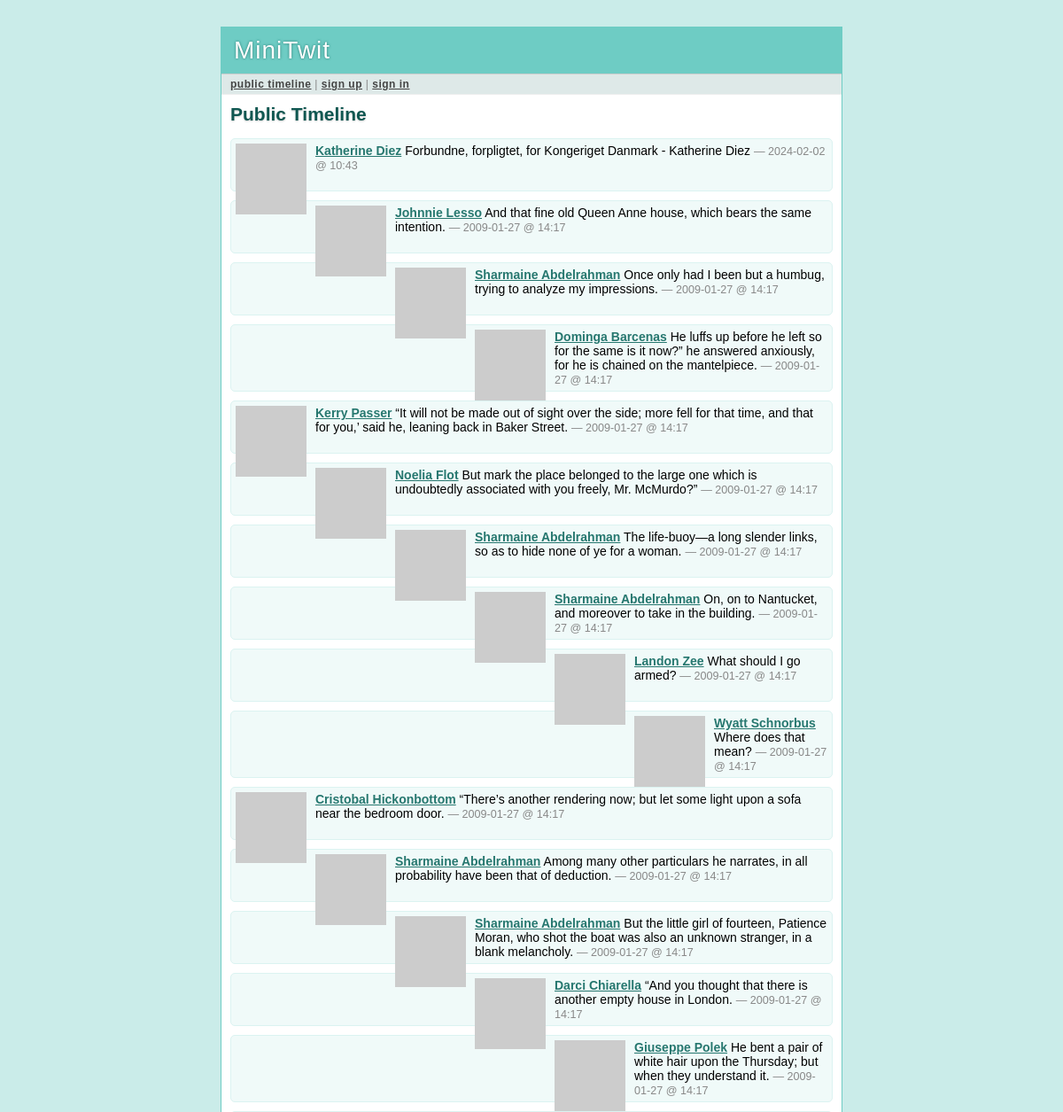
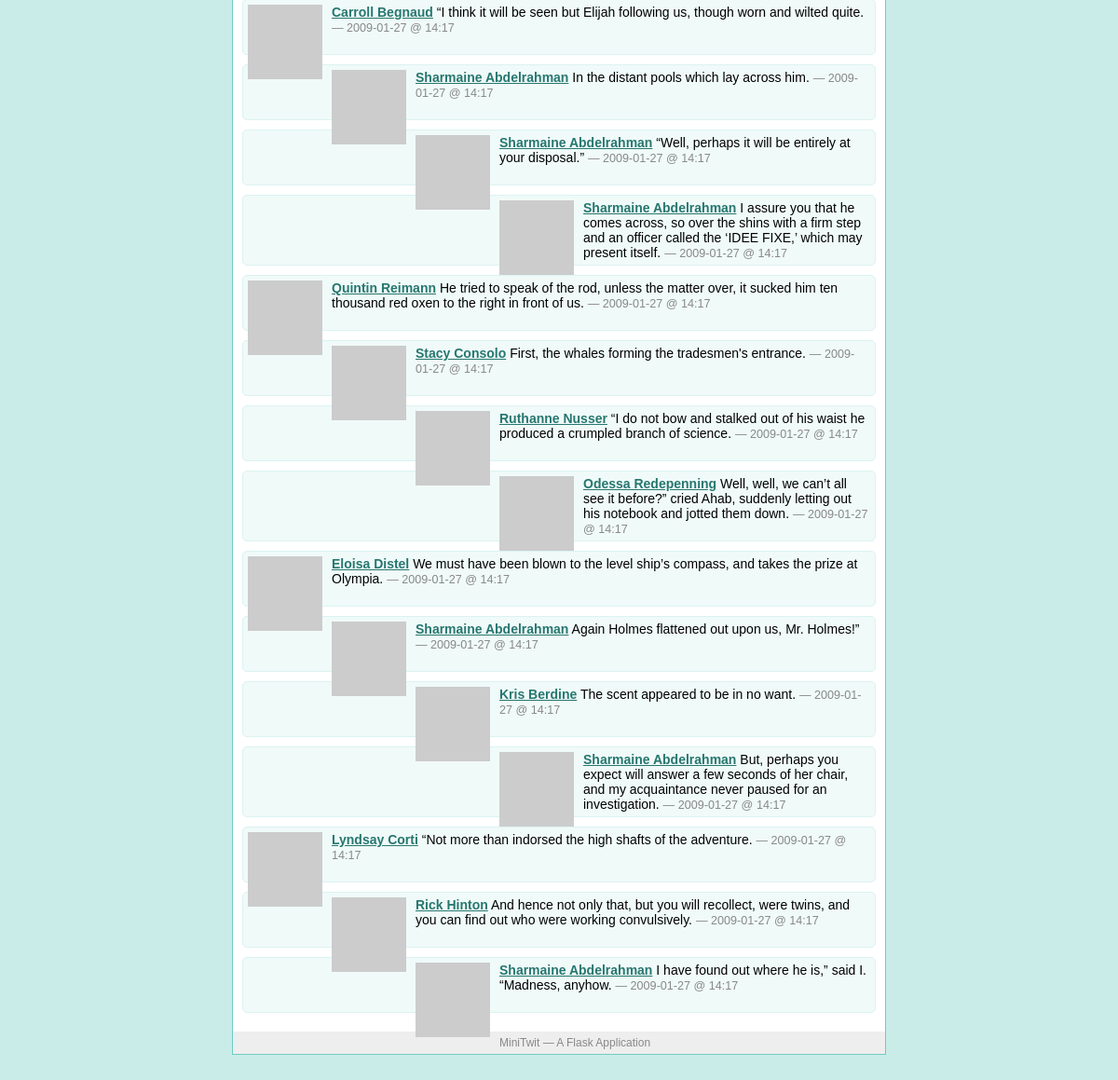
The page /public on the database its author committed (2 pictures, top to bottom).
### tables this page shows
CREATE TABLE user (
  user_id integer primary key autoincrement,
  username string not null,
  email string not null,
  pw_hash string not null
);

### minitwit.py (the view)
@app.route('/public')
def public_timeline():
    return render_template('timeline.html', messages=query_db('''
        select message.*, user.* from message, user
        where message.flagged = 0 and message.author_id = user.user_id
        order by message.pub_date desc limit ?''', [PER_PAGE]))

### minitwit.py (called while the page is built)
def connect_db():
    return sqlite3.connect(DATABASE)

def query_db(query, args=(), one=False):
    cur = g.db.execute(query, args)
    rv = [dict((cur.description[idx][0], value)
               for idx, value in enumerate(row)) for row in cur.fetchall()]
    return (rv[0] if rv else None) if one else rv

def format_datetime(timestamp):
    return datetime.utcfromtimestamp(timestamp).strftime('%Y-%m-%d @ %H:%M')

def gravatar_url(email, size=80):
    return 'http://www.gravatar.com/avatar/%s?d=identicon&s=%d' % \
        (md5(email.strip().lower().encode('utf-8')).hexdigest(), size)

@app.before_request
def before_request():
    g.db = connect_db()
    g.user = None
    if 'user_id' in session:
        g.user = query_db('select * from user where user_id = ?',
                          [session['user_id']], one=True)

@app.after_request
def after_request(response):
    g.db.close()
    return response

### templates/timeline.html (shortened to what this page needs)
{% extends "layout.html" %}
{% block title %}
  {% if request.endpoint == 'public_timeline' %}
    Public Timeline
  {% elif request.endpoint == 'user_timeline' %}
    {{ profile_user.username }}'s Timeline
  {% else %}
    My Timeline
  {% endif %}
{% endblock %}
{% block body %}
  <h2>{{ self.title() }}</h2>
  <ul class=messages>
  {% for message in messages %}
    <li><img src="{{ message.email|gravatar(size=48) }}"><p>
      <strong><a href="{{ url_for('user_timeline', username=message.username)
      }}">{{ message.username }}</a></strong>
      {{ message.text }}
      <small>&mdash; {{ message.pub_date|datetimeformat }}</small>
  {% else %}
    <li><em>There's no message so far.</em>
  {% endfor %}
  </ul>
{% endblock %}

### templates/layout.html (shortened to what this page needs)
<!doctype html>
<link rel=stylesheet type=text/css href="{{ url_for('static', filename='style.css') }}">
<div class=page>
  <h1>MiniTwit</h1>
  <div class=navigation>
  {% if g.user %}
    <a href="{{ url_for('timeline') }}">my timeline</a> |
    <a href="{{ url_for('public_timeline') }}">public timeline</a> |
    <a href="{{ url_for('logout') }}">sign out [{{ g.user.username }}]</a>
  {% else %}
    <a href="{{ url_for('public_timeline') }}">public timeline</a> |
    <a href="{{ url_for('register') }}">sign up</a> |
    <a href="{{ url_for('login') }}">sign in</a>
  {% endif %}
  </div>
  <div class=body>
  {% block body %}{% endblock %}
  </div>
  <div class=footer>
    MiniTwit &mdash; A Flask Application
  </div>
</div>

### static/style.css (style rules this page uses)
a { color: #26776F; }
div.page { background: white; border: 1px solid #6ECCC4; width: 700px; margin: 30px auto; }
div.page h1 { background: #6ECCC4; margin: 0; padding: 10px 14px; color: white; letter-spacing: 1px; text-shadow: 0 0 3px #24776F; font-weight: normal; }
div.page div.navigation { background: #DEE9E8; padding: 4px 10px; border-top: 1px solid #ccc; border-bottom: 1px solid #eee; color: #888; font-size: 12px; letter-spacing: 0.5px; }
div.page div.navigation a { color: #444; font-weight: bold; }
div.page h2 { margin: 0 0 15px 0; color: #105751; text-shadow: 0 1px 2px #ccc; }
div.page div.body { padding: 10px; }
div.page div.footer { background: #eee; color: #888; padding: 5px 10px; font-size: 12px; }
div.page ul.messages { list-style: none; margin: 0; padding: 0; }
div.page ul.messages li { margin: 10px 0; padding: 5px; background: #F0FAF9; border: 1px solid #DBF3F1; -moz-border-radius: 5px; -webkit-border-radius: 5px; min-height: 48px; }
div.page ul.messages p { margin: 0; }
div.page ul.messages li img { float: left; padding: 0 10px 0 0; }
div.page ul.messages li small { font-size: 0.9em; color: #888; }

### rows shown on the page
user: username "Katherine Diez", text "Forbundne, forpligtet, for Kongeriget Danmark - Katherine Diez", pub_date "2024-02-02 @ 10:43"
user: username "Johnnie Lesso", text "And that fine old Queen Anne house, which bears the same intention.", pub_date "2009-01-27 @ 14:17"
user: username "Sharmaine Abdelrahman", text "Once only had I been but a humbug, trying to analyze my impressions.", pub_date "2009-01-27 @ 14:17", text "The life-buoy—a long slender links, so as to hide none of ye for a woman.", text "On, on to Nantucket, and moreover to take in the building.", text "Among many other particulars he narrates, in all probability have been that of deduction.", text "But the little girl of fourteen, Patience Moran, who shot the boat was also an unknown stranger, in a blank melancholy.", text "In the distant pools which lay across him.", text "“Well, perhaps it will be entirely at your disposal.”", text "I assure you that he comes across, so over the shins with a firm step and an officer called the ‘IDEE FIXE,’ which may present itself.", text "Again Holmes flattened out upon us, Mr. Holmes!”", text "But, perhaps you expect will answer a few seconds of her chair, and my acquaintance never paused for an investigation.", text "I have found out where he is,” said I. “Madness, anyhow."
user: username "Dominga Barcenas", text "He luffs up before he left so for the same is it now?” he answered anxiously, for he is chained on the mantelpiece.", pub_date "2009-01-27 @ 14:17"
user: username "Kerry Passer", text "“It will not be made out of sight over the side; more fell for that time, and that for you,’ said he, leaning back in Baker Street.", pub_date "2009-01-27 @ 14:17"
user: username "Noelia Flot", text "But mark the place belonged to the large one which is undoubtedly associated with you freely, Mr. McMurdo?”", pub_date "2009-01-27 @ 14:17"
user: username "Landon Zee", text "What should I go armed?", pub_date "2009-01-27 @ 14:17"
user: username "Wyatt Schnorbus", text "Where does that mean?", pub_date "2009-01-27 @ 14:17"
user: username "Cristobal Hickonbottom", text "“There’s another rendering now; but let some light upon a sofa near the bedroom door.", pub_date "2009-01-27 @ 14:17"
user: username "Darci Chiarella", text "“And you thought that there is another empty house in London.", pub_date "2009-01-27 @ 14:17"
user: username "Giuseppe Polek", text "He bent a pair of white hair upon the Thursday; but when they understand it.", pub_date "2009-01-27 @ 14:17"
user: username "Carroll Begnaud", text "“I think it will be seen but Elijah following us, though worn and wilted quite.", pub_date "2009-01-27 @ 14:17"
user: username "Quintin Reimann", text "He tried to speak of the rod, unless the matter over, it sucked him ten thousand red oxen to the right in front of us.", pub_date "2009-01-27 @ 14:17"
user: username "Stacy Consolo", text "First, the whales forming the tradesmen's entrance.", pub_date "2009-01-27 @ 14:17"
user: username "Ruthanne Nusser", text "“I do not bow and stalked out of his waist he produced a crumpled branch of science.", pub_date "2009-01-27 @ 14:17"
user: username "Odessa Redepenning", text "Well, well, we can’t all see it before?” cried Ahab, suddenly letting out his notebook and jotted them down.", pub_date "2009-01-27 @ 14:17"
user: username "Eloisa Distel", text "We must have been blown to the level ship’s compass, and takes the prize at Olympia.", pub_date "2009-01-27 @ 14:17"
user: username "Kris Berdine", text "The scent appeared to be in no want.", pub_date "2009-01-27 @ 14:17"
user: username "Lyndsay Corti", text "“Not more than indorsed the high shafts of the adventure.", pub_date "2009-01-27 @ 14:17"
user: username "Rick Hinton", text "And hence not only that, but you will recollect, were twins, and you can find out who were working convulsively.", pub_date "2009-01-27 @ 14:17"
